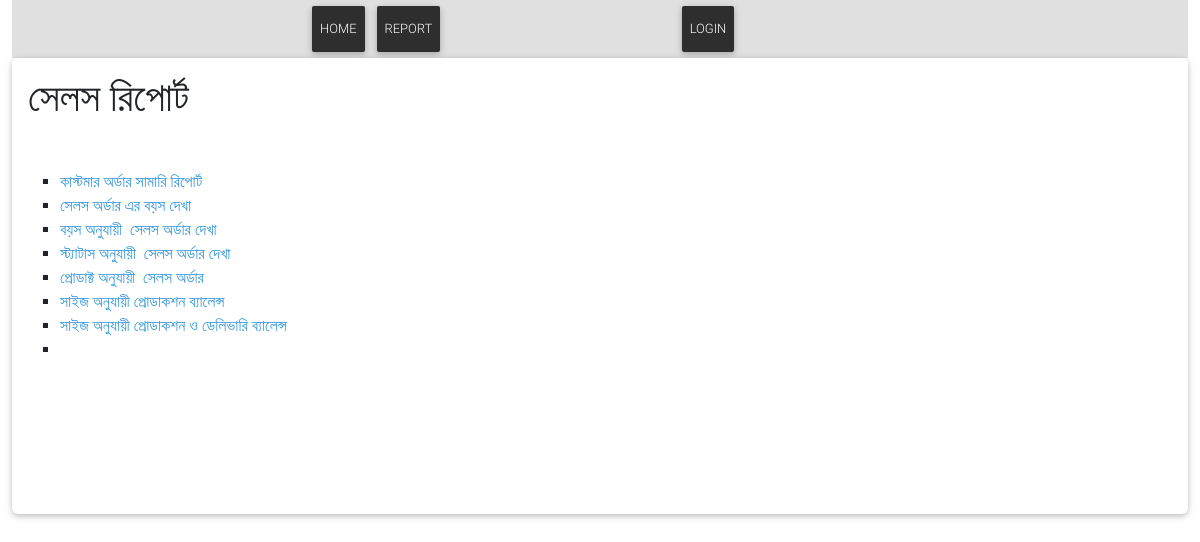
/report/Sales/, run on an earlier commit of the app's database.
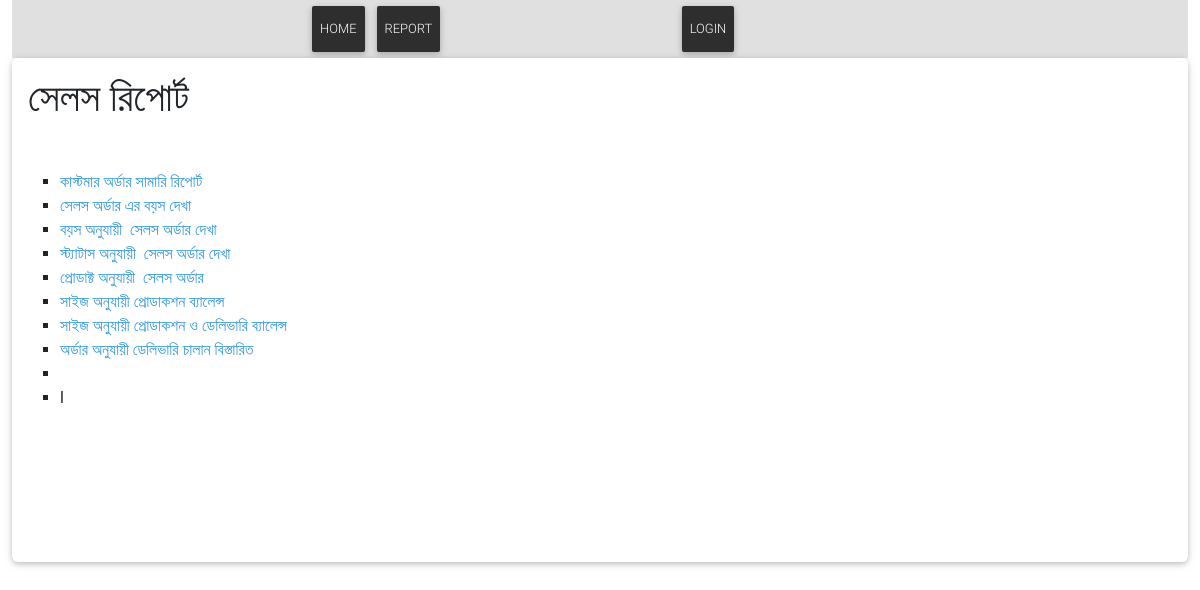
And on a later commit of the database.
### Report/models.py (models this page shows, shortened)
class Post(models.Model):
    title = models.CharField(max_length=200, unique=True)
    slug = models.SlugField(max_length=200, unique=True)
    author = models.ForeignKey(User, on_delete= models.CASCADE,related_name='blog_posts')
    updated_on = models.DateTimeField(auto_now= True)
    content = HTMLField() # Change This Line
    created_on = models.DateTimeField(auto_now_add=True)
    status = models.IntegerField(choices=STATUS, default=0)
    logo = models.ImageField(upload_to='reportlogo/', null=True, blank=True)
    class Meta:
        ordering = ['-created_on']

### Report/views.py (the view)
# urls.py: path('<slug:slug>/', views.post_detail, name='post_detail'),
def post_detail(request, slug):
    post = get_object_or_404(Post, slug=slug)
    return render(request, 'post_detail.html', {'post': post})

### Report/templates/post_detail.html
{% extends 'basereport.html' %}
{% load static %}
{% block content %}
<section class="section card mb-5">
    <div class="card-body">
<h1>{{ post.title }}</h1>
<div>{{ post.content|safe }}</div>
</div>
</section>
{% endblock %}

What changed in the data, as far as the page shows it:
changed Post "সেলস রিপোর্ট": content "…প্রোডাকশন ও ডেলিভারি ব্যালেন্স" → "…প্রোডাকশন ও ডেলিভারি ব্যালেন্স অর্ডার অনুযায়ী ডেলিভারি চালান বিস্তারিত l"
